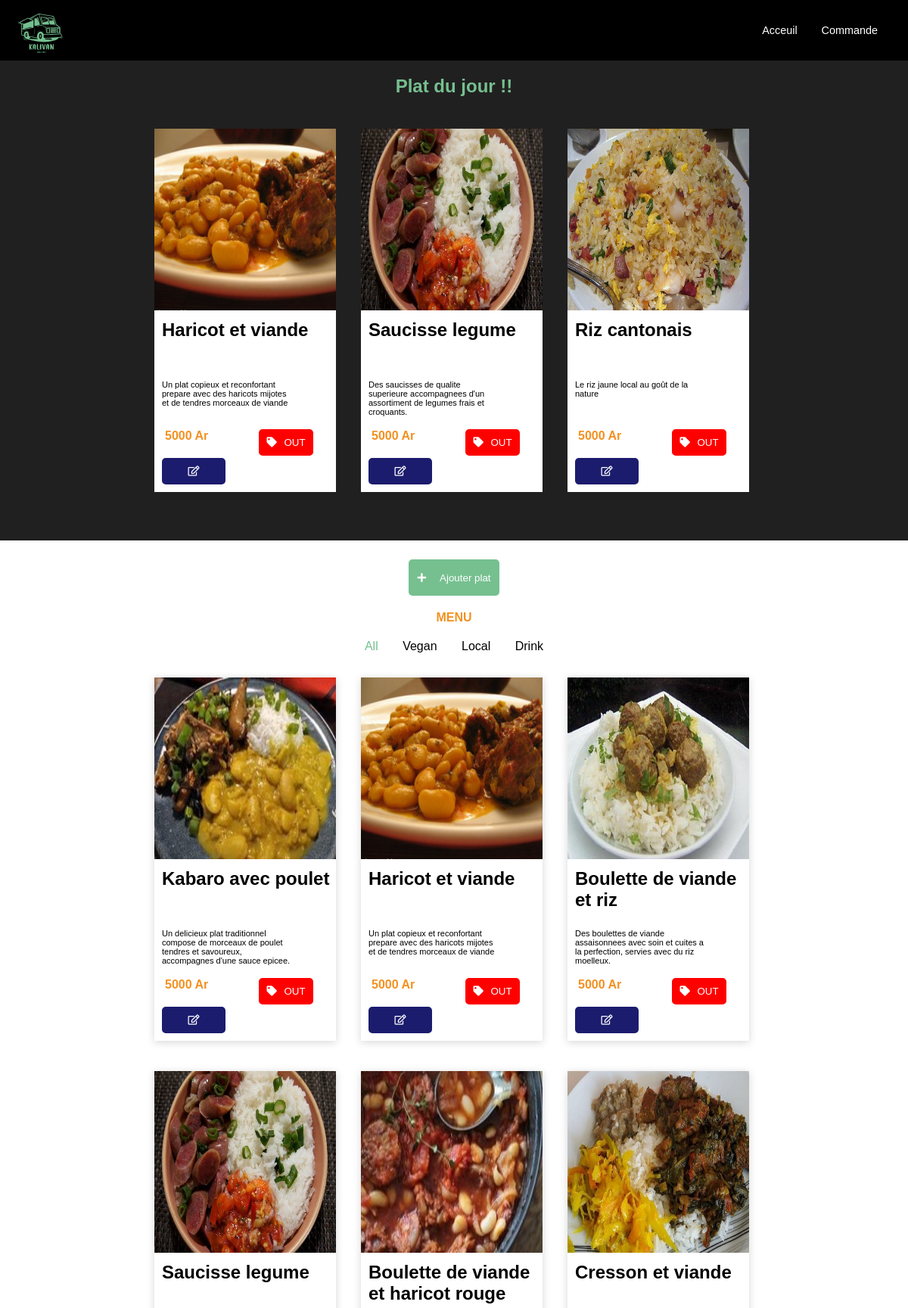
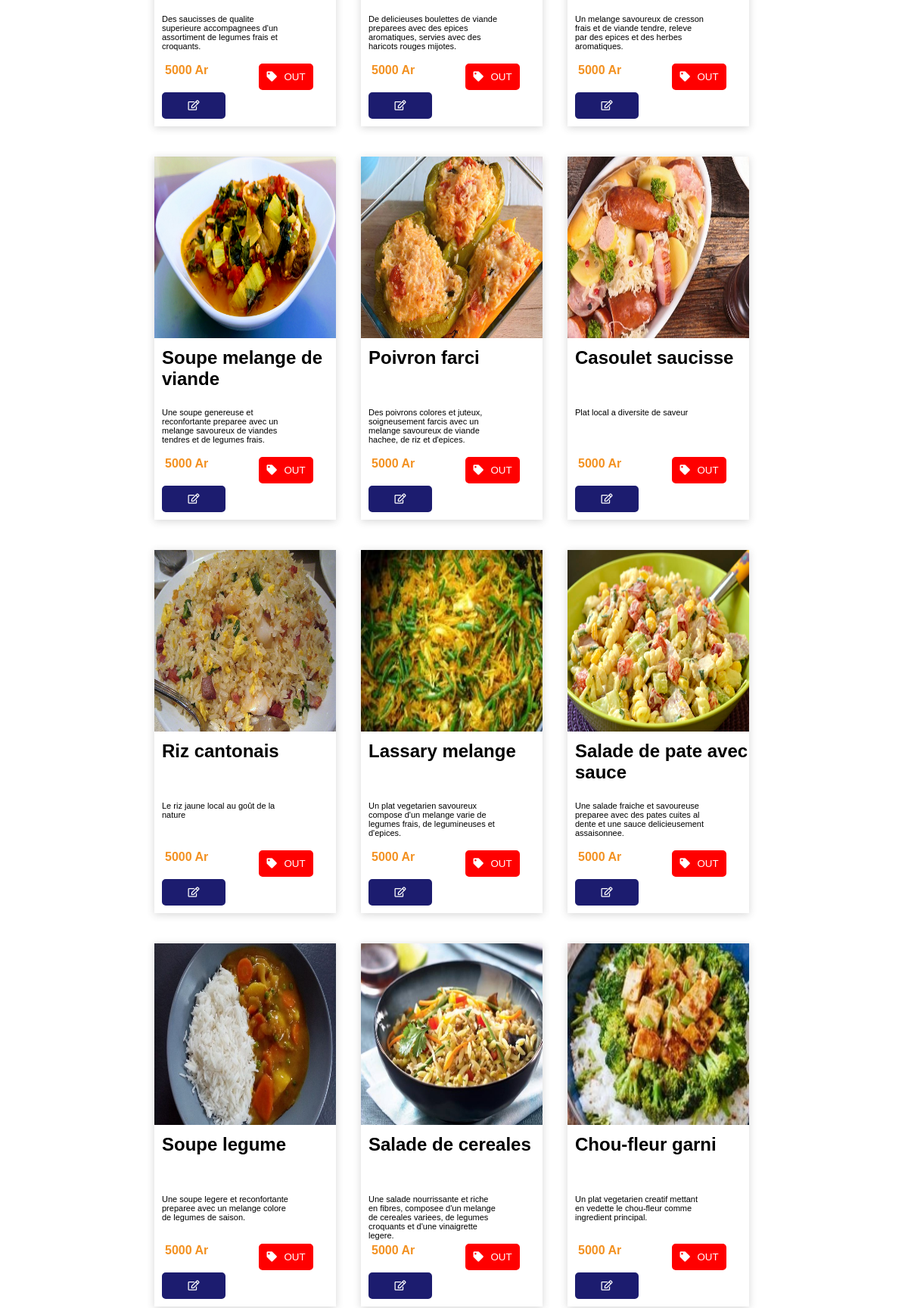
/index.php/backoffice (upper part), run on the app's committed database (2 pictures, top to bottom).
### tables this page shows
create table Plat(
	idPlat int AUTO_INCREMENT primary key,
	nom varchar(120),
	information varchar(460),
	prix int,
	photo varchar(200),
	idCategorie int,
	dispo int,
	foreign key (idCategorie) references Categorie(idCategorie),
	foreign key (dispo) references EtatPlat(idEtatPlat)
);

### application/controllers/BackOffice.php (called while the page is built, shortened)
<?php
    class BackOffice extends CI_Controller{
        function __construct() {
            $this->load->database();
        }
        public function index(){
            $this->load->helper('url');
            $this->load->model('Model');
            $data = array();
            $data['jour'] = $this->Model->getPlatDuJour();
            $data['menu'] = $this->Model->getAllPlat();
            $this->load->view('back/home.php',$data);
        }
    }
?>

### index.php (called while the page is built, shortened)
<?php
require_once BASEPATH.'core/CodeIgniter.php';

### application/models/Model.php (called while the page is built, shortened)
<?php
    class Model extends CI_Model{
        function getAllPlat(){
            $sql = "SELECT * FROM Plat p";
            $query = $this->db->query($sql);
            foreach($query->result_array() as $row){
                $valiny[] =  $row;
            }
            return $valiny;
        }
        function getPlatDuJour(){
            $sql = "SELECT * FROM v_pdj";
            $query = $this->db->query($sql);
            foreach($query->result_array() as $row){
                $val[] = $row;
            }
            return $val;
        }
    }
?>

### application/views/back/home.php (the view, shortened to what this page needs)
<!DOCTYPE html>
<html lang="en">
<head>
    <link rel="stylesheet" href="<?php echo base_url()?>assets/backoffice/sass/home.css">
    <link rel="stylesheet" href="<?php echo base_url()?>assets/backoffice/fontawesome-5/css/all.css">
</head>
<body>
    <header class="navbar">
        <div class="navbar__logo">
            <img src="<?php echo base_url()?>assets/backoffice/img/vert.svg" alt="" srcset="">
        </div>
        <div class="navbar__list">
            <a href="<?php echo base_url() ?>BackOffice/index" class="navbar__list--links">Acceuil</a>
            <a href="<?php echo base_url() ?>BackOffice/board" class="navbar__list--links">Commande</a>
        </div>
    </header>
    <div class="page">
        <div class="page__platjour">
            <h2 class="title">Plat du jour !!</h2>
            <div class="page__platjour__content">
                <?php
                    $i = 1;
                    foreach ($jour as $row) {
                        if($row['DISPO'] == 1){
                         ?>
                        <div class="page__platjour__content__card">
                            <form action="<?php echo base_url();?>BackOffice/outPlat" method="post">
                                <img src="<?php echo base_url()?><?php echo $row['PHOTO'] ?>" alt="" srcset="">
                                <h2><?php echo $row['NOM'] ?></h2>
                                <p><?php echo $row['INFORMATION'] ?></p>
                                <div class="page__platjour__content__card__info">
                                    <span class="prix"><?php echo $row['PRIX'] ?> Ar</span>
                                    <span class="out">
                                        <button class="vide"><i class="fas fa-tag"></i> OUT</button>
                                    </span>
                                </div>
                            </form>
                                <button type="submit" class="changer"><a href="<?php echo base_url()?>BackOffice/modifJour?idPlat=<?php echo $i; ?>"><i class="far fa-edit"></i></a> </button>
                        </div>
                <?php
                        }
                $i = $i +1;
            } ?>
            </div>
        </div>
        <div class="page__menu">
            <div class="page__menu__header">
                <button class="ajouter"><a href="<?php echo base_url()?>BackOffice/ajout"><i class="fas fa-plus"></i> Ajouter plat</a></button>
                <h4>MENU</h4>
                    <div class="filter-container">
                        <a href="#" class="filter-link active" data-filter="all">All</a>
                        <a href="#" class="filter-link" data-filter="1">Vegan</a>
                        <a href="#" class="filter-link" data-filter="2">Local</a>
                        <a href="#" class="filter-link" data-filter="3">Drink</a>
                    </div>
            </div>
            <section class="page__menu__content">
                <?php
                    foreach($menu as $row){
                        if($row['dispo'] == 1){  ?>
                            <div class="page__menu__content__card" data-category="<?php echo $row['idCategorie'];?>">
                                <form action="<?php echo base_url();?>BackOffice/outPlat" method="post" >
                                        <img src="<?php echo base_url()?><?php echo $row['photo'] ?>" alt="" srcset="">
                                        <h2><?php echo $row['nom'] ?></h2>
                                        <p><?php echo $row['information'] ?></p>
                                        <div class="page__menu__content__card__info">
                                            <span class="prix"><?php echo $row['prix'] ?> Ar</span>
                                            <span class="quantity">
                                                <span class="out">
                                                    <button class="vide"><i class="fas fa-tag"></i> OUT</button>
                                                </span>
                                            </span>
                                        </div>
                                    </form>
                                        <button type="submit" class="valider"><a href="<?php echo base_url();?>BackOffice/modification"><i class="far fa-edit"></i></a></button>
                            </div>
                <?php }
                    }
                ?>
            </section>
        </div>
    </div>
</body>
</html>

### data on the page
plat: photo (picture), nom "Kabaro avec poulet", information "Un delicieux plat traditionnel compose de morceaux de poulet tendres et savoureux, accompagnes d'une sauce epicee.", prix "5000"
plat: photo (picture), nom "Haricot et viande", information "Un plat copieux et reconfortant prepare avec des haricots mijotes et de tendres morceaux de viande", prix "5000"
plat: photo (picture), nom "Boulette de viande et riz", information "Des boulettes de viande assaisonnees avec soin et cuites a la perfection, servies avec du riz moelleux.", prix "5000"
plat: photo (picture), nom "Saucisse legume", information "Des saucisses de qualite superieure accompagnees d'un assortiment de legumes frais et croquants.", prix "5000"
plat: photo (picture), nom "Boulette de viande et haricot rouge", information "De delicieuses boulettes de viande preparees avec des epices aromatiques, servies avec des haricots rouges mijotes.", prix "5000"
plat: photo (picture), nom "Cresson et viande", information "Un melange savoureux de cresson frais et de viande tendre, releve par des epices et des herbes aromatiques.", prix "5000"
plat: photo (picture), nom "Soupe melange de viande", information "Une soupe genereuse et reconfortante preparee avec un melange savoureux de viandes tendres et de legumes frais.", prix "5000"
plat: photo (picture), nom "Poivron farci", information "Des poivrons colores et juteux, soigneusement farcis avec un melange savoureux de viande hachee, de riz et d'epices.", prix "5000"
plat: photo (picture), nom "Casoulet saucisse", information "Plat local a diversite de saveur", prix "5000"
plat: photo (picture), nom "Riz cantonais", information "Le riz jaune local au goût de la nature", prix "5000"
plat: photo (picture), nom "Lassary melange", information "Un plat vegetarien savoureux compose d'un melange varie de legumes frais, de legumineuses et d'epices.", prix "5000"
plat: photo (picture), nom "Salade de pate avec sauce", information "Une salade fraiche et savoureuse preparee avec des pates cuites al dente et une sauce delicieusement assaisonnee.", prix "5000"
plat: photo (picture), nom "Soupe legume", information "Une soupe legere et reconfortante preparee avec un melange colore de legumes de saison.", prix "5000"
plat: photo (picture), nom "Salade de cereales", information "Une salade nourrissante et riche en fibres, composee d'un melange de cereales variees, de legumes croquants et d'une vinaigrette legere.", prix "5000"
plat: photo (picture), nom "Chou-fleur garni", information "Un plat vegetarien creatif mettant en vedette le chou-fleur comme ingredient principal.", prix "5000"

### other printed values
$row['NOM'] "Haricot et viande"
$row['INFORMATION'] "Un plat copieux et reconfortant prepare avec des haricots mijotes et de tendres morceaux de viande"
$row['PRIX'] "5000"
$row['NOM'] "Saucisse legume"
$row['INFORMATION'] "Des saucisses de qualite superieure accompagnees d'un assortiment de legumes frais et croquants."
$row['NOM'] "Riz cantonais"
$row['INFORMATION'] "Le riz jaune local au goût de la nature"
